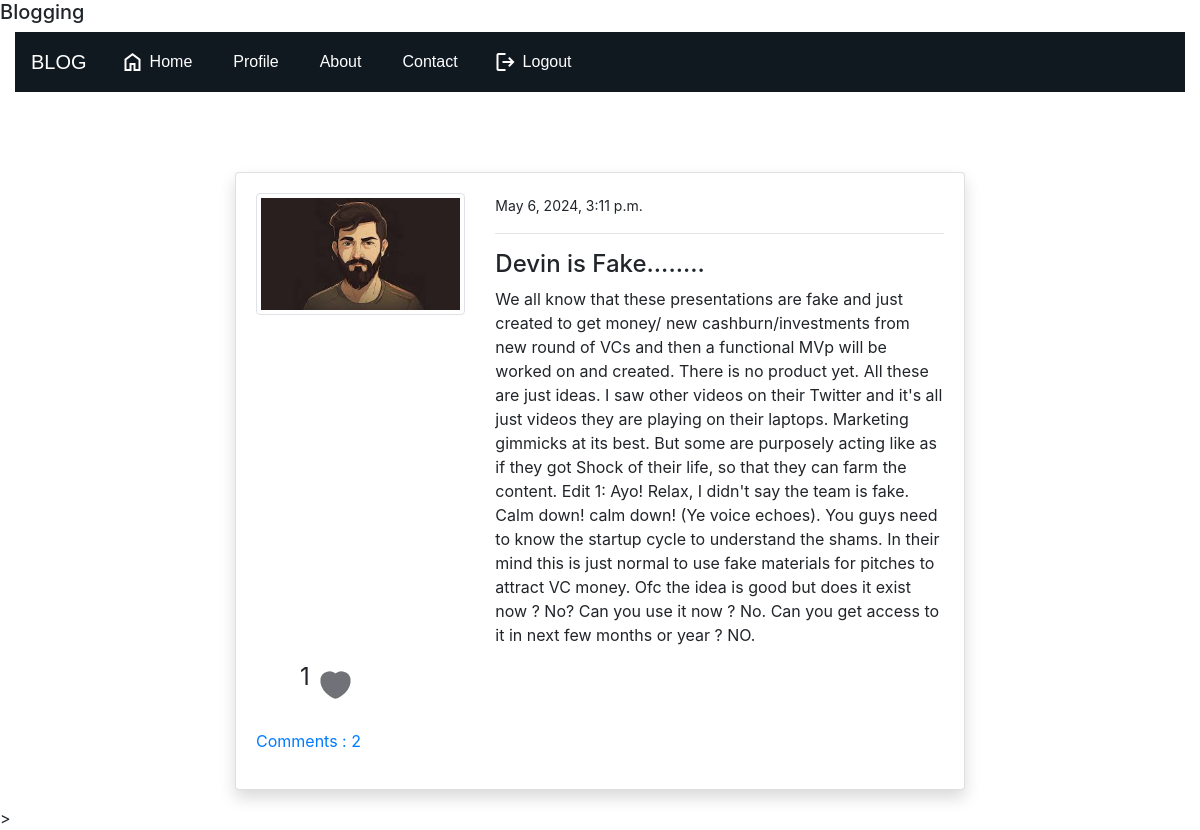
The page /post-details/15/ (signed in) on the database its author committed.
### blog/models.py (models this page shows, shortened)
class PostModel(models.Model):
    title = models.CharField(max_length = 100)
    content = models.TextField()
    author = models.ForeignKey(User, on_delete=models.CASCADE)
    date_create = models.DateTimeField(auto_now_add=True)
    likes = models.ManyToManyField(User, related_name='post')
    class Meta:
        ordering = ('-date_create',)
    def comment_count(self):
        return self.comment_set.all().count()#comment_set all is keyword
    def comment(self):
        return self.comment_set.all() #display only comments

class ProfileModel(models.Model):
    user = models.OneToOneField(User, on_delete=models.CASCADE)
    city = models.CharField(max_length=100,default='Unknown')
    image = models.ImageField(upload_to='profile_images/', default='media\default.jpg', null=True, blank=True)

### blog/views.py (the view)
# urls.py: path('post-details/<int:pk>/',views.post_detail,name='blog-post-details'),
@login_required(login_url='login')
def post_detail(request, pk):
    msg = False
    if request.user.is_authenticated:
        user = request.user
        post = PostModel.objects.get(id=pk)
        if post.likes.filter(id=user.id).exists():
            msg=True
    post = PostModel.objects.get(id=pk) #this pk grabs all the content in the posts detials and we can acces through this
    if request.method == 'POST':
        if request.user.is_authenticated:
            user = request.user
            if post.likes.filter(id=user.id).exists():
                post.likes.remove(user)
                msg= False
            else :
                post.likes.add(user)
                msg = True
        c_form = CommentForm(request.POST)
        if c_form.is_valid():
            instance =  c_form.save(commit=False)
            instance.user = request.user
            instance.post = post
            instance.save()
            return redirect('blog-post-details', pk=post.id)
    else :
        post = PostModel.objects.get(id=pk)
        c_form = CommentForm()
    context = {
        'post' : post,
        'c_form':c_form,
        'msg':msg
    }
    return render(request,'blog/post_details.html',context)

### templates/blog/post_details.html (shortened to what this page needs)
{% extends 'partials/base.html' %}
{% block content %}
<div class="container">
    <div class="row mt-5 pt-3">
        <div class="col-md-8 offset-md-2">
            <div class="card my-3 shadow">
                <div class="card-body">
                    <div class="row">
                        <div class="col-md-4">
                          {% if post.author.profilemodel.image %}
    <img class="img-thumbnail" src="{{ post.author.profilemodel.image.url }}" alt="profile-img">
{% else %}
<img  class="img-thumbnail" src="media\default.jpg" alt="profile-img">
    <p>No image available</p>
{% endif %}
                        </div>
                        <div class="col-md-8">
                          <small>{{ post.date_create }}</small>
                          <hr>
                            <h4>{{ post.title }}</h4>
                            <p>
                                {{post.content}}
                            </p>
                        </div>
                    </div>
                    <div class="comment-react">
                      <p class=""num-of-likes>{{post.likes.count}}</p>
                      <form action="" method="post">
                        {% if msg %}
                        <button>
                          <svg
                            xmlns="http://www.w3.org/2000/svg"
                            width="22"
                            height="22"
                            viewBox="0 0 24 24"
                            fill="none"
                          >
                            <path
                              d="M19.4626 3.99415C16.7809 2.34923 14.4404 3.01211 13.0344 4.06801C12.4578 4.50096 12.1696 4.71743 12 4.71743C11.8304 4.71743 11.5422 4.50096 10.9656 4.06801C9.55962 3.01211 7.21909 2.34923 4.53744 3.99415C1.01807 6.15294 0.221721 13.2749 8.33953 19.2834C9.88572 20.4278 10.6588 21 12 21C13.3412 21 14.1143 20.4278 15.6605 19.2834C23.7783 13.2749 22.9819 6.15294 19.4626 3.99415Z"
                              stroke="#707277"
                              stroke-width="2"
                              stroke-linecap="round"
                              fill="#707277"
                            ></path>
                          </svg>
                        </button>
                          {% else %}
                          <button>
                          </button>
                        {% endif %}</form>
                    </div>
                    <p class="mt-3">
                        <a class="" data-toggle="collapse" href="#collapseExample" role="button" aria-expanded="false" aria-controls="collapseExample">
                          Comments : {{ post.comment_count }}
                        </a>
                      </p>
                </div>
            </div>
        </div>
    </div>
</div>
{% endblock %}

### templates/blog/post_details.html (style rules this page uses)
.comment-react { margin: 0; display: flex; justify-content: center; padding: 5px; border-radius: 5px; scale: 1.5; width: 50px; margin-left: 50px; }
.comment-react button { width: 35px; height: 35px; position: relative; display: flex; align-items: center; justify-content: center; background-color: transparent; border: 0; outline: none; }
.comment-react button:after { content: ""; width: 40px; height: 40px; position: absolute; left: -3px; top: -3px; background-color: #f5356e; border-radius: 50%; z-index: 0; transform: scale(0); }
.comment-react button svg { position: relative; z-index: 9; }

### rows shown on the page
PostModel: author.profilemodel.image (picture), date_create "May 6, 2024, 3:11 p.m.", title "Devin is Fake........", content "We all know that these presentations are fake and just created to get money/ new cashburn/investments from new round of VCs and then a functional MVp will be worked on and created. There is no product yet. All these are just ideas. I saw other videos on their Twitter and it's all just videos they are playing on their laptops. Marketing gimmicks at its best. But some are purposely acting like as if they got Shock of their life, so that they can farm the content. Edit 1: Ayo! Relax, I didn't say the team is fake. Calm down! calm down! (Ye voice echoes). You guys need to know the startup cycle to understand the shams. In their mind this is just normal to use fake materials for pitches to…", likes.count "1", comment_count "2"
